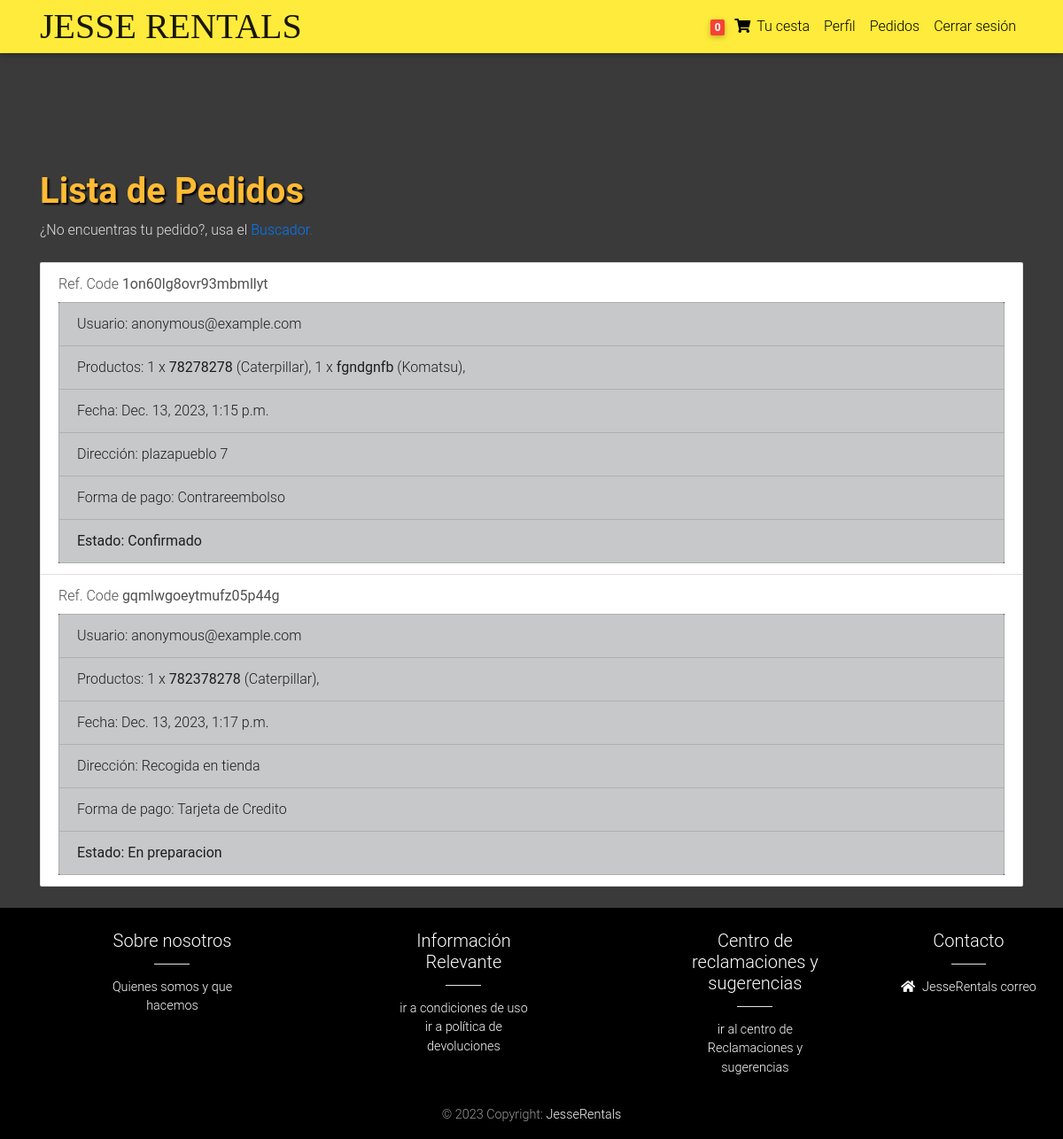
The page /pedidos/ (signed in) on the database as committed earlier.
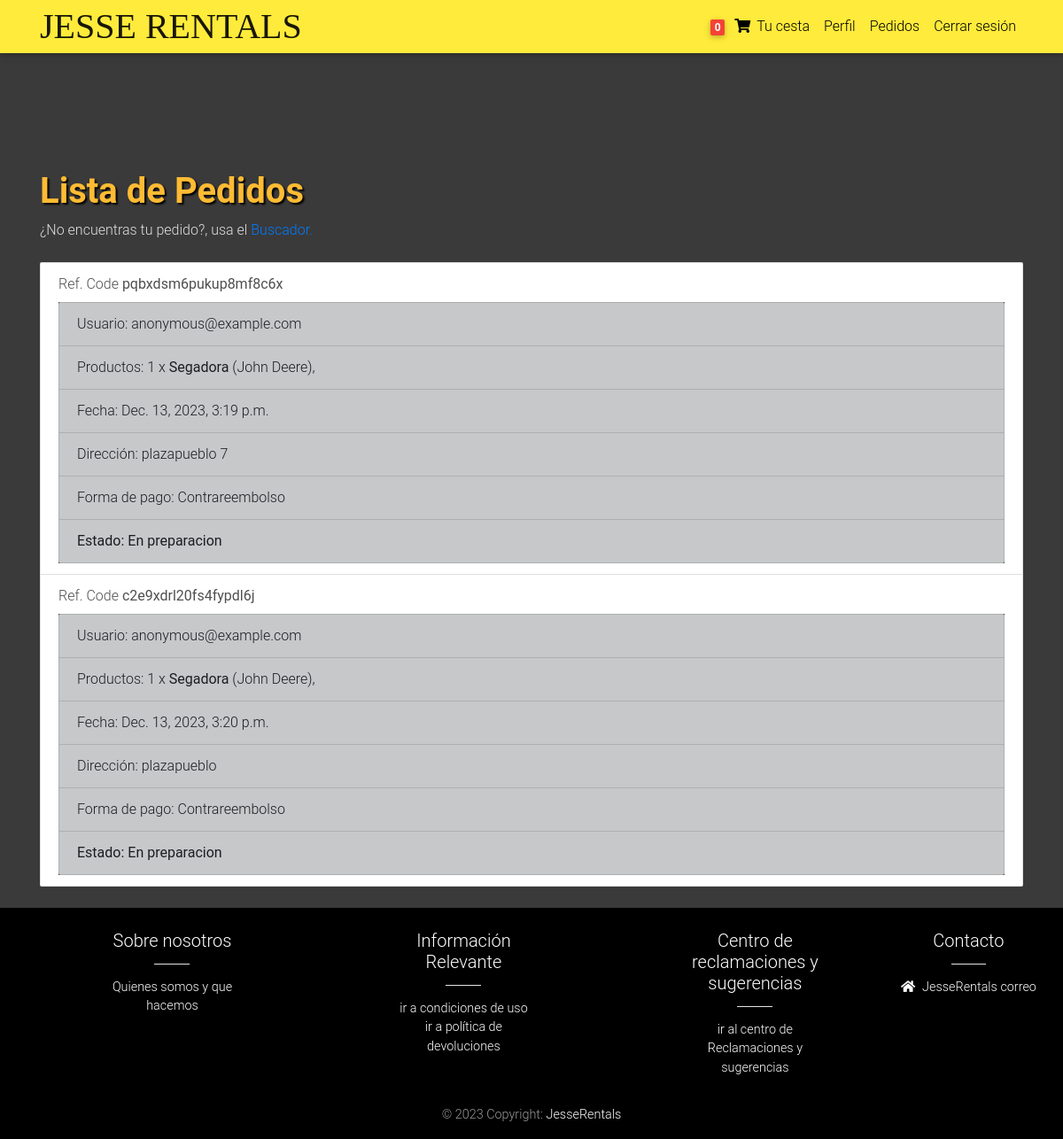
The same page on the database as committed later.
### core/models.py (models this page shows, shortened)
class User(AbstractUser):
        email = models.EmailField(unique=True)
        USERNAME_FIELD = 'email'
        REQUIRED_FIELDS = ['username']

class Order(models.Model):
    user = models.ForeignKey(settings.AUTH_USER_MODEL,
                             on_delete=models.CASCADE)
    user_profile = models.ForeignKey(settings.USER_PROFILE_MODEL,
                             on_delete=models.CASCADE,
                             blank=True, null=True)
    ref_code = models.CharField(max_length=20, blank=True, null=True)
    items = models.ManyToManyField(OrderItem)
    start_date = models.DateTimeField(auto_now_add=True)
    ordered_date = models.DateTimeField()
    ordered = models.BooleanField(default=False)
    shipping_address = models.ForeignKey(
        'Address', related_name='shipping_address', on_delete=models.SET_NULL, blank=True, null=True)
    payment = models.ForeignKey(
        'Payment', on_delete=models.SET_NULL, blank=True, null=True)
    being_delivered = models.BooleanField(default=False)
    received = models.BooleanField(default=False)
    statement = models.CharField(choices=STATE_CHOICES, max_length=2,null=True, default='En preparacion')
    payment_type = models.BooleanField(default=False)
    shipping = models.BooleanField(default=True, blank=True, null=True)
    '''
    1. Item added to cart
    2. Adding a billing address
    (Failed checkout)
    3. Payment
    (Preprocessing, processing, packaging etc.)
    4. Being delivered
    5. Received
    6. Refunds
    '''

class OrderItem(models.Model):
    user = models.ForeignKey(settings.AUTH_USER_MODEL,
                             on_delete=models.CASCADE)
    user_profile = models.ForeignKey(settings.USER_PROFILE_MODEL,
                             on_delete=models.CASCADE,
                             blank=True, null=True)
    ordered = models.BooleanField(default=False)
    item = models.ForeignKey(Item, on_delete=models.CASCADE)
    quantity = models.IntegerField(default=1)
    is_rental = models.BooleanField(default=False)

class Item(models.Model):
    title = models.CharField(max_length=100)
    order_price = models.FloatField(default=0)
    rental_price = models.FloatField(default=0)
    rental_duration_months = models.PositiveIntegerField(default=1)
    label = models.CharField(choices=LABEL_CHOICES, max_length=1)
    slug = models.SlugField()
    description = models.TextField()
    image = models.ImageField()
    disponibility = models.CharField(choices=DISPONIBILITY_CHOICES, max_length=2,null=True)
    selected = models.BooleanField(default = False)
    fabricante = models.ForeignKey(Fabricante, on_delete=models.CASCADE)
    category = models.ForeignKey(Category, on_delete=models.CASCADE)
    def __str__(self):
        return self.title

class Fabricante(models.Model):
    initials = models.CharField(max_length=3)
    name = models.CharField(max_length=100)
    def __str__(self):
        return self.name

class Address(models.Model):
    user = models.ForeignKey(
        settings.AUTH_USER_MODEL, on_delete=models.CASCADE, related_name='user_addresses')
    street_address = models.CharField(max_length=100)
    apartment_address = models.CharField(max_length=100)
    country = CountryField(multiple=False)
    zip = models.CharField(max_length=100)
    address_type = models.CharField(max_length=1, choices=ADDRESS_CHOICES)
    default = models.BooleanField(default=False)
    class Meta:
        verbose_name_plural = 'Addresses'

### core/views.py (the view)
# urls.py: path('pedidos/', pedidos_user, name='pedidos_user'),
def pedidos_user(request):
    if request.user.is_authenticated:
        usuario = request.user
        orders_usuario = Order.objects.filter(user=usuario)
        return render(request, 'pedidos_user.html', {'orders': orders_usuario})
    else:
        return render(request, 'no_permission.html')

### core/templatetags/cart_template_tags.py (called while the page is built)
@register.filter
def cart_item_count(user):
    if user is not None:
        qs = Order.objects.filter(user=user, ordered=False)
    else:
        User = get_user_model()
        anonymous, created = User.objects.get_or_create(username='anonymous', defaults={'email': 'anonymous@example.com'})
        qs = Order.objects.filter(user=anonymous, ordered=False)
    if qs.exists():
        return qs[0].items.count()
    return 0

### templates/pedidos_user.html
{% extends "base.html" %}
{% block content %}
<main class="mt-5 pt-4">
    <div class="container dark-grey-text mt-5">
      <h1 class="font-weight-bold text-warning" style="text-shadow: 2px 2px 2px black;">Lista de Pedidos</h1>
      <div><p class="text-light">¿No encuentras tu pedido?, usa el <a href="{% url 'core:buscador' %}">Buscador.</a></p></div>
      {% if orders %}
      <ul class="list-group mt-4">
        {% for order in orders %}
        <li class="list-group-item">
          <span>Ref. Code <strong>{{ order.ref_code }}</strong></span>
            <ul class="list-group mt-2 bg-dark">
              <li class="list-group-item list-group-item-dark">Usuario: {{ order.user }}</li>
              <li class="list-group-item list-group-item-dark">Productos:
                {% for order_item in order.items.all %}
                  {{ order_item.quantity }} x
                  <strong>{{ order_item.item }}</strong> ({{ order_item.item.fabricante }}),
                {% endfor %}
              </li>
              <li class="list-group-item list-group-item-dark">Fecha: {{ order.start_date }}</li>
              <li class="list-group-item list-group-item-dark">Dirección: {{ order.shipping_address.street_address }}</li>
              <li class="list-group-item list-group-item-dark">Forma de pago:
                {% if order.payment_type == 0 %}
                Contrareembolso
                {% else %}
                Tarjeta de Credito</li>
                {% endif %}
              <li class="list-group-item list-group-item-dark"><strong>Estado: {{ order.get_statement_display }}</strong> </li>
            </ul>
        </li>
        {% endfor %}
    </ul>
    {% else %}
    <p class="text-warning">No hay pedidos en curso ni pendientes.</p>
    {% endif %}
  </div>
</main>
{% endblock content %}

### templates/base.html (shortened to what this page needs)
{% load static %}
<!DOCTYPE html>
<html lang="en">
<head>
  <link rel="stylesheet" href="https://use.fontawesome.com/releases/v5.8.1/css/all.css">
  <link href="{% static 'css/bootstrap.min.css' %}" rel="stylesheet">
  <link href="{% static 'css/mdb.min.css' %}" rel="stylesheet">
  <link href="{% static 'css/style.min.css' %}" rel="stylesheet">
</head>
{% include "navbar.html" %}
<body>
    <div class="mt-5 pt-4">
    </div>
    {% block content %}
    {% endblock content %}
    {% include "footer.html" %}
</body>
</html>

### templates/navbar.html (shortened to what this page needs)
{% load cart_template_tags %}
<nav class="navbar fixed-top navbar-expand-lg navbar-light yellow scrolling-navbar" style="height: 60px;"">
    <div class=" container">
  <a class="navbar-brand waves-effect" style="margin: 0;" href="/">
    <p style="font-family: 'Alfa Slab One', serif; font-size: 40px; margin: 0;">JESSE RENTALS</p>
  </a>
  <div class="collapse navbar-collapse" id="navbarSupportedContent">
    <ul class="navbar-nav nav-flex-icons">
      {% if request.user.is_authenticated %}
      <li class="nav-item">
        <a href="{% url 'core:order-summary' %}" class="nav-link waves-effect">
          <span class="badge red z-depth-1 mr-1"> {{ request.user|cart_item_count }} </span>
          <i class="fas fa-shopping-cart"></i>
          <span class="clearfix d-none d-sm-inline-block"> Tu cesta </span>
        </a>
      </li>
      {% if request.user.is_staff %}
      <!--<li class="nav-item">
        <a class="nav-link waves-effect" href="/profile">
          <span class="clearfix d-none d-sm-inline-block"> Admin </span>
        </a>
      </li>-->
      <li class="nav-item">
        <a class="nav-link waves-effect" href="/user-list">
          <span class="clearfix d-none d-sm-inline-block"> Usuarios </span>
        </a>
      </li>
      <li class="nav-item">
        <a class="nav-link waves-effect" href="/order-list">
          <span class="clearfix d-none d-sm-inline-block"> Pedidos </span>
        </a>
      </li>
      <li class="nav-item">
        <a class="nav-link waves-effect" href="/claims/list">
          <span class="clearfix d-none d-sm-inline-block"> Reclamaciones </span>
        </a>
      </li>
      {% else %}
      <li class="nav-item">
        <a class="nav-link waves-effect" href="/profile">
          <span class="clearfix d-none d-sm-inline-block"> Perfil </span>
        </a>
      </li>
      <li class="nav-item">
        <a class="nav-link waves-effect" href="/pedidos">
          <span class="clearfix d-none d-sm-inline-block"> Pedidos </span>
        </a>
      </li>
      {% endif %}
      <li class="nav-item">
        <a class="nav-link waves-effect" href="{% url 'account_logout' %}">
          <span class="clearfix d-none d-sm-inline-block"> Cerrar sesión </span>
        </a>
      </li>
      {% endif %}
    </ul>
  </div>
  </div>
</nav>

### templates/footer.html
<footer class="page-footer text-center font-small mt-4 wow fadeIn black">
  <hr class="my-4">
  <div class="container">
    <div class="row">
      <div class="col-md-3 col-lg-2 col-xl-2 mx-auto m-0 text-center text-white">
        <h5>Sobre nosotros
        </h5>
        <hr class="bg-white mb-2 mt-0 d-inline-block mx-auto w-25">
        <ul class="list-unstyled">
          <li><a href="/about-us/">Quienes somos y que hacemos</a></li>
        </ul>
      </div>
      <div class="col-md-3 col-lg-2 col-xl-2 mx-auto m-0 text-center text-white">
        <h5>Información Relevante
        </h5>
        <hr class="bg-white mb-2 mt-0 d-inline-block mx-auto w-25">
        <ul class="list-unstyled">
          <li><a href="/condiciones/">ir a condiciones de uso</a></li>
          <li><a href="/politica/">ir a política de devoluciones</a></li>
        </ul>
      </div>
      <div class="col-md-3 col-lg-2 col-xl-2 mx-auto m-0 text-center text-white">
        <h5>Centro de reclamaciones y sugerencias</h5>
        <hr class="bg-white mb-2 mt-0 d-inline-block mx-auto w-25">
        <ul class="list-unstyled">
          <li><a href="/claims/create">ir al centro de Reclamaciones y sugerencias</a></li>
        </ul>
      </div>
      <div class="m-0 text-center text-white">
        <h5>Contacto</h5>
        <hr class="bg-white mb-2 mt-0 d-inline-block mx-auto w-25">
        <ul class="list-unstyled">
          <li><a href="mailto:jesserentalsamjr@gmail.com" style="text-decoration:none;"><i
                class="fa fa-home mr-2"></i>JesseRentals correo</a></li>
        </ul>
      </div>
    </div>
  </div>
  <div class="footer-copyright py-3">
    © 2023 Copyright:
    <a href="https://mdbootstrap.com/education/bootstrap/" target="_blank"> JesseRentals </a>
  </div>
</footer>

### templates/scripts.html (shortened to what this page needs)
{% load static %}

### templates/base.html (style rules this page uses)
html, body, header, .carousel { height: 60vh; }
body { background-color: #3a3a3a; color: #fff; }

Rows that differ between the two databases and show on the page:
removed OrderItem: quantity "1", item "782378278", item.fabricante "Caterpillar", shown under Order "gqmlwgoeytmufz05p44g"
changed Order "plazapueblo 7": ref_code "1on60lg8ovr93mbmllyt" → "pqbxdsm6pukup8mf8c6x"; start_date "Dec. 13, 2023, 1:15 p.m." → "Dec. 13, 2023, 3:19 p.m."; statement "Confirmado" → "En preparacion"; loses OrderItem (quantity "1", item "fgndgnfb", item.fabricante "Komatsu")
changed OrderItem (number 1 of 2 on the later page): item "78278278" → "Segadora"; item.fabricante "Caterpillar" → "John Deere"
changed Order: ref_code "gqmlwgoeytmufz05p44g" → "c2e9xdrl20fs4fypdl6j"; gains OrderItem (quantity "1", item "Segadora", item.fabricante "John Deere"); start_date "Dec. 13, 2023, 1:17 p.m." → "Dec. 13, 2023, 3:20 p.m."; shipping_address.street_address "Recogida en tienda" → "plazapueblo"; payment_type "Tarjeta de Credito" → "Contrareembolso"
